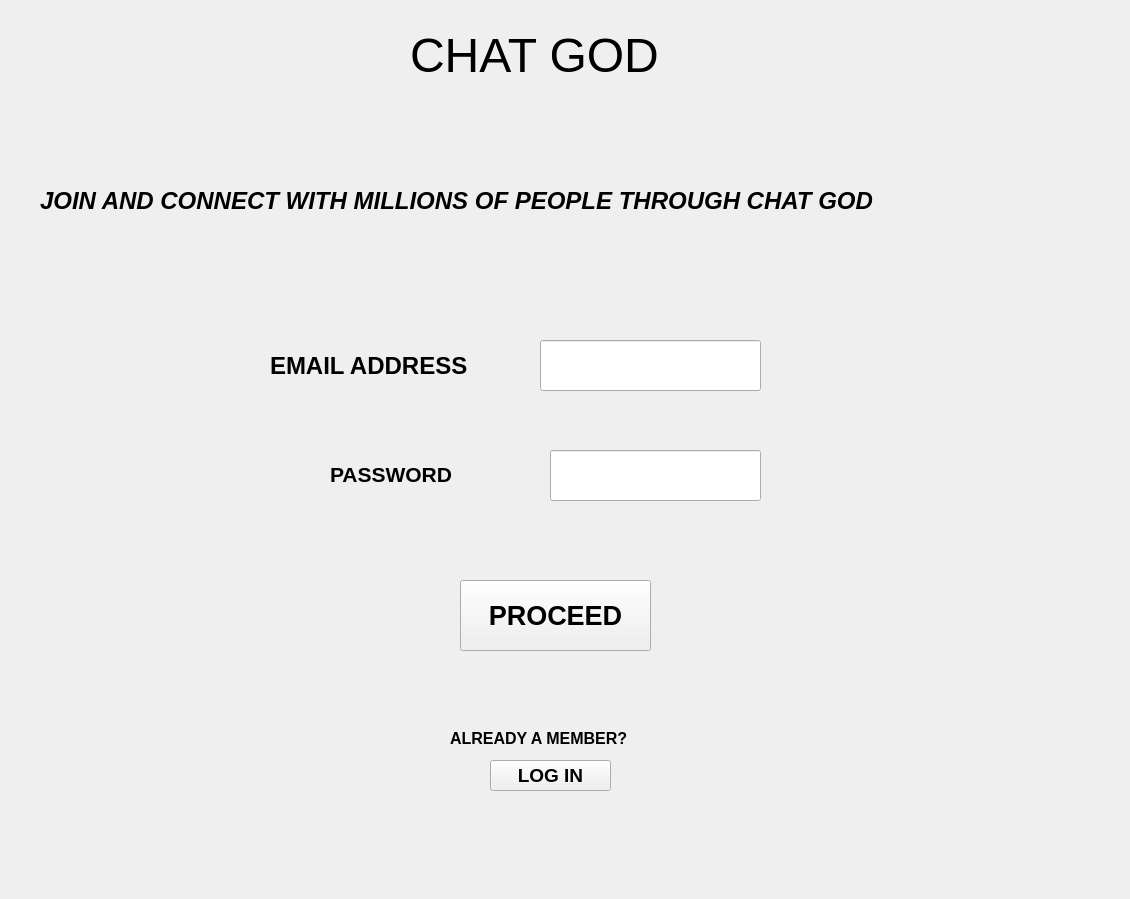
<?xml version="1.0" encoding="UTF-8"?>
<ui version="4.0">
 <class>Form</class>
 <widget class="QWidget" name="Form">
  <property name="geometry">
   <rect>
    <x>0</x>
    <y>0</y>
    <width>1130</width>
    <height>899</height>
   </rect>
  </property>
  <property name="windowTitle">
   <string>Form</string>
  </property>
  <property name="autoFillBackground">
   <bool>false</bool>
  </property>
  <property name="styleSheet">
   <string notr="true">rgb:(0, 255, 255)</string>
  </property>
  <widget class="QLineEdit" name="emailinput">
   <property name="geometry">
    <rect>
     <x>540</x>
     <y>340</y>
     <width>221</width>
     <height>51</height>
    </rect>
   </property>
   <property name="styleSheet">
    <string notr="true">qlineargradient:(spread:pad, x1:0, y1:0, x2:1, y2:0, stop:0 rgba(245, 224, 176, 255), stop:0.09 rgba(246, 189, 237, 255), stop:0.14 rgba(194, 207, 246, 255), stop:0.19 rgba(184, 160, 168, 255), stop:0.25 rgba(171, 186, 248, 255), stop:0.32 rgba(243, 248, 224, 255), stop:0.385 rgba(249, 162, 183, 255), stop:0.47 rgba(100, 115, 124, 255), stop:0.58 rgba(251, 205, 202, 255), stop:0.65 rgba(170, 128, 185, 255), stop:0.75 rgba(252, 222, 204, 255), stop:0.805 rgba(206, 122, 218, 255), stop:0.86 rgba(254, 223, 175, 255), stop:0.91 rgba(254, 236, 244, 255), stop:1 rgba(255, 191, 221, 255))</string>
   </property>
  </widget>
  <widget class="QLineEdit" name="passinput">
   <property name="geometry">
    <rect>
     <x>550</x>
     <y>450</y>
     <width>211</width>
     <height>51</height>
    </rect>
   </property>
  </widget>
  <widget class="QPushButton" name="proceed">
   <property name="geometry">
    <rect>
     <x>460</x>
     <y>580</y>
     <width>191</width>
     <height>71</height>
    </rect>
   </property>
   <property name="font">
    <font>
     <family>Arial</family>
     <pointsize>20</pointsize>
     <weight>75</weight>
     <bold>true</bold>
    </font>
   </property>
   <property name="text">
    <string>PROCEED</string>
   </property>
  </widget>
  <widget class="QPushButton" name="pushButton">
   <property name="geometry">
    <rect>
     <x>490</x>
     <y>760</y>
     <width>121</width>
     <height>31</height>
    </rect>
   </property>
   <property name="font">
    <font>
     <family>Arial</family>
     <pointsize>14</pointsize>
     <weight>75</weight>
     <bold>true</bold>
    </font>
   </property>
   <property name="text">
    <string>LOG IN</string>
   </property>
  </widget>
  <widget class="QLabel" name="label">
   <property name="geometry">
    <rect>
     <x>270</x>
     <y>350</y>
     <width>251</width>
     <height>31</height>
    </rect>
   </property>
   <property name="font">
    <font>
     <family>Arial</family>
     <pointsize>18</pointsize>
     <weight>75</weight>
     <bold>true</bold>
    </font>
   </property>
   <property name="text">
    <string>EMAIL ADDRESS</string>
   </property>
  </widget>
  <widget class="QLabel" name="label_2">
   <property name="geometry">
    <rect>
     <x>330</x>
     <y>459</y>
     <width>171</width>
     <height>31</height>
    </rect>
   </property>
   <property name="font">
    <font>
     <family>Arial</family>
     <pointsize>16</pointsize>
     <weight>75</weight>
     <bold>true</bold>
    </font>
   </property>
   <property name="text">
    <string>PASSWORD</string>
   </property>
  </widget>
  <widget class="QLabel" name="label_3">
   <property name="geometry">
    <rect>
     <x>450</x>
     <y>730</y>
     <width>271</width>
     <height>16</height>
    </rect>
   </property>
   <property name="font">
    <font>
     <family>Arial</family>
     <pointsize>12</pointsize>
     <weight>75</weight>
     <bold>true</bold>
    </font>
   </property>
   <property name="text">
    <string>ALREADY A MEMBER?</string>
   </property>
  </widget>
  <widget class="QLabel" name="label_4">
   <property name="geometry">
    <rect>
     <x>40</x>
     <y>170</y>
     <width>1131</width>
     <height>61</height>
    </rect>
   </property>
   <property name="font">
    <font>
     <family>Arial</family>
     <pointsize>18</pointsize>
     <weight>75</weight>
     <italic>true</italic>
     <bold>true</bold>
    </font>
   </property>
   <property name="text">
    <string>JOIN AND CONNECT WITH MILLIONS OF PEOPLE THROUGH CHAT GOD</string>
   </property>
  </widget>
  <widget class="QLabel" name="label_5">
   <property name="geometry">
    <rect>
     <x>410</x>
     <y>10</y>
     <width>311</width>
     <height>91</height>
    </rect>
   </property>
   <property name="font">
    <font>
     <pointsize>36</pointsize>
    </font>
   </property>
   <property name="styleSheet">
    <string notr="true">rgb:(255, 85, 0)</string>
   </property>
   <property name="text">
    <string>CHAT GOD</string>
   </property>
  </widget>
 </widget>
 <resources/>
 <connections/>
</ui>
